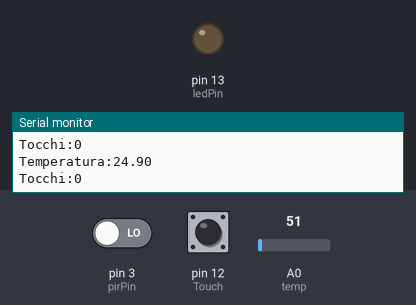
A sketch run on a simulated Arduino Uno, built with avr-gcc and run on an emulated ATmega328P. On the bench: output pins drawn as LEDs (lit = HIGH), the last lines printed to the serial monitor. The inputs (shaded band) are chosen by the test bench; at power-on: pin 3 (pirPin) LOW, A0 (temp) = 51, pin 12 (Touch) LOW. Pins used as bus, display or sensor lines are not drawn.

Above: at 16.2 s.
16.3 s: pin 3 (pirPin) driven HIGH
At 17.7 s:
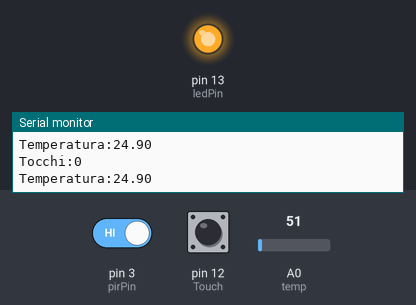
22.3 s: pin 3 (pirPin) driven LOW
At 23.6 s:
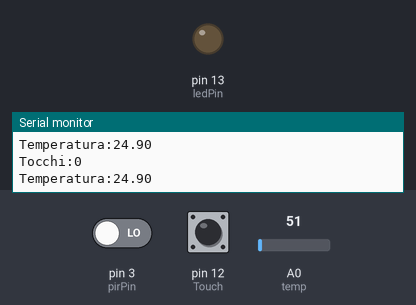
25.3 s: A0 (temp) set to 23
28.3 s: A0 (temp) set to 19
Timing chart, 0 to 31.3 s (numbered marks = the images above; inputs shaded):
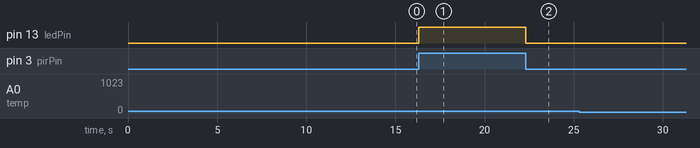

Measured:
- after the input at 16.3 s, pin 13 (ledPin): LOW → HIGH at once
- after the input at 22.3 s, pin 13 (ledPin): HIGH → LOW at once

The sketch:

Main.ino
```cpp
#include <IRremote.h> // Includere la libreria IRremote

int R1 = 6 ;//Definisco il Rele1
int R2 = 7 ;//Definisco il Rele2
int temp = 0; // analog pin
int receiver = 11; // Inizializzare il ricevitore al pin 11
int pirPin = 3; //pin del sensore di movimento
int ledPin = 13;//pin del led di stato
int Touch = 12;//pin del sensore di tocco
float celsius = 0, farhenheit = 0; // temperature variables
float millivolts; //dichiarazione di variabile tensione (float è per i numeri con la virgola)
int sensor;
IRrecv irrecv(receiver); // Creare un istanza irrecv
decode_results results;
int calibrationTime = 30;
long unsigned int lowIn;
long unsigned int pause = 5000;
boolean lockLow = true;
boolean takeLowTime;

int TouchVal = 0;
void setup()
{
	Serial.begin(9600);
	pinMode(Touch, INPUT);
	pinMode(pirPin, INPUT);
	pinMode(ledPin, OUTPUT);
	pinMode(R1, OUTPUT); //Setto i relé In OUTPUT prima di avviare il codice
	pinMode(R2, OUTPUT); //Setto i relé In OUTPUT prima di avviare il codice
	digitalWrite(R1, HIGH);//Setto i relé spenti prima di avviare il codice
	digitalWrite(R2, HIGH);//Setto i relé spenti prima di avviare il codice
	digitalWrite(pirPin, LOW);
	Serial.print("calibrating sensor ");
	for(int i = 0; i < calibrationTime; i++)
	{
		Serial.print(".");
		delay(500);
	}
	Serial.println(" done");
	Serial.println("SENSOR ACTIVE");
	delay(50);
	Serial.begin(9600); // Avvia la comunicazione seriale
	irrecv.enableIRIn(); // Avvia il ricevitore


}

void loop()
{
	TouchVal = digitalRead(Touch);
	Serial.print("Tocchi:");
	Serial.println(TouchVal);

	if(digitalRead(pirPin) == HIGH)
	{
		digitalWrite(ledPin, HIGH);   //the led visualizes the sensors output pin state
		if(lockLow)
		{
			//makes sure we wait for a transition to LOW before any further output is made:
			lockLow = false;
		}
		takeLowTime = true;
	}

	if(digitalRead(pirPin) == LOW)
	{
		digitalWrite(ledPin, LOW);  //the led visualizes the sensors output pin state

		if(takeLowTime)
		{
			lowIn = millis();          //save the time of the transition from high to LOW
			takeLowTime = false;       //make sure this is only done at the start of a LOW phase
		}
	}

	if (irrecv.decode(&results)) // Verificare se il codice é stato ricevuto
	{
		Serial.print("Codice:");
		Serial.println(results.value, HEX); //Visualizza il codice IR in esadecimale
		irrecv.resume();// Ricevi il prossimo valore
	}

	if ( results.value == 0x28D7 ||  results.value == 0xC03F28D7 )  //Volume+
	{
		digitalWrite(R1, LOW);   // Relé1 Acceso

	}
	if ( results.value == 0xF807 ||  results.value == 0xC03FF807 )  //Volume-
	{
		digitalWrite(R1, HIGH );   // Relé1 Spento

	}
	if ( results.value == 0xA857  ||  results.value == 0xC03FA857 )  //ChannelUp
	{
		digitalWrite(R2, LOW );   // Relé2 Acceso
	}
	if ( results.value == 0xA05F  ||  results.value == 0xC03FA05F )  //ChannelDown
	{
		digitalWrite(R2, HIGH);   // Relé2 Spento
	}


	sensor = analogRead(temp); //lettura valore del sensore LM35 messo sull'ingresso analogico A0
	millivolts = ( sensor / 1024.0) * 5000; //formula per ottenere la tensione di uscita dell'LM35 in millivolts
	celsius = millivolts / 10; // valore espresso in gradi Celsius (l'out del sensore è 10mv per grado)

	Serial.print("Temperatura:");
	Serial.println(celsius);

}
```
